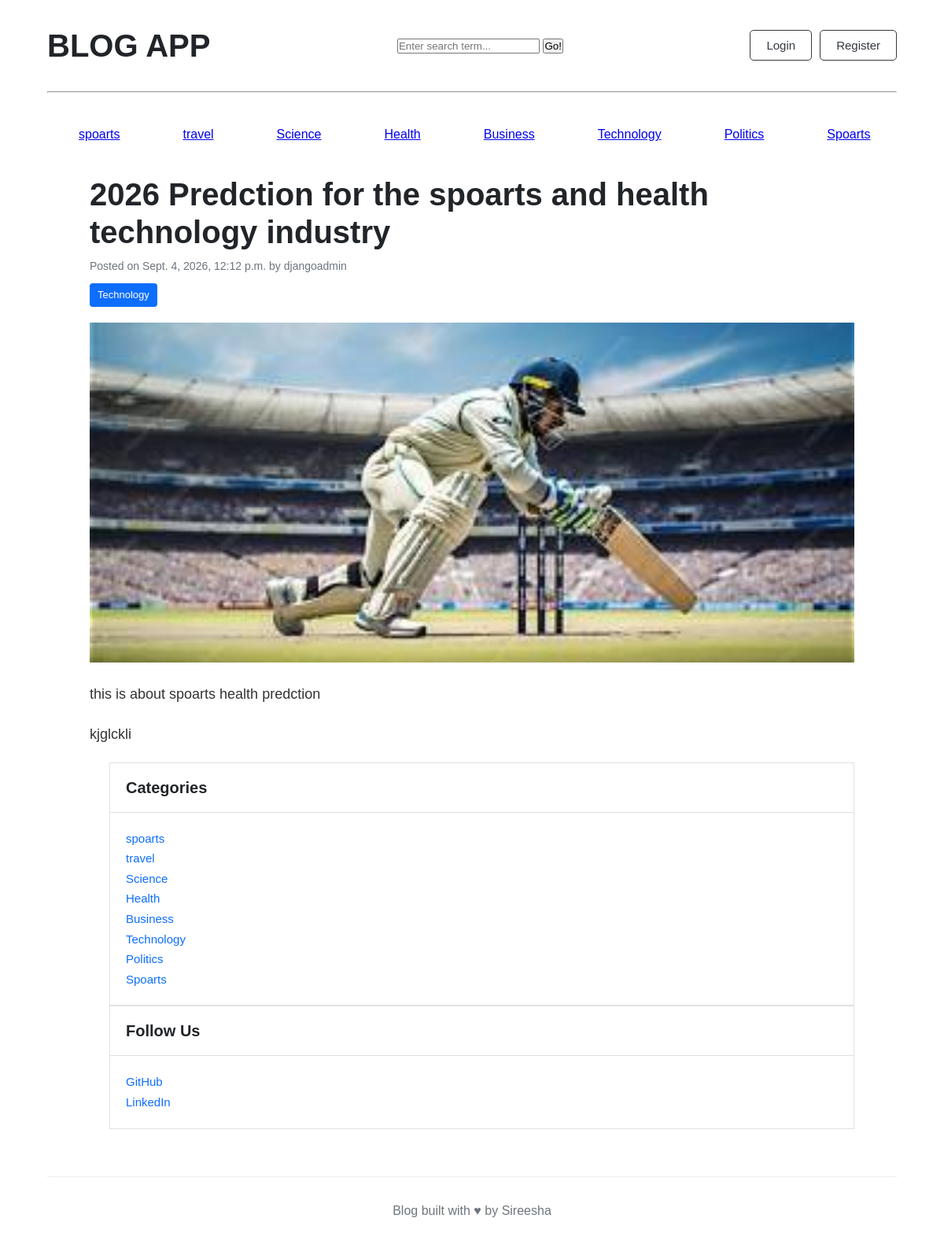
The page /2026-predction-for-the-spoarts-and-health-technology-industry on the database its author committed.
### blogs/models.py (models this page shows, shortened)
class category(models.Model):
    category_name = models.CharField(max_length = 40,unique = True)
    created_at = models.DateTimeField(auto_now_add=True)
    updated_at = models.DateTimeField(auto_now = True)
    class Meta:
        verbose_name_plural='categories'
    def __str__(self):
        return self.category_name

class Blog(models.Model):
    title = models.CharField(max_length=100)
    slug = models.SlugField(max_length=150, unique=True, blank=True)
    category = models.ForeignKey(category, on_delete=models.CASCADE)
    author = models.ForeignKey(User, on_delete=models.CASCADE)
    featured_image = models.ImageField(upload_to='uploads/%Y/%m/%d')
    short_description = models.TextField(max_length=500)
    blog_body = models.TextField(max_length=2000)
    status = models.CharField(max_length=20, choices=STATUS_CHOICES, default="Draft")
    is_featured = models.BooleanField(default=False)
    created_at = models.DateTimeField(auto_now_add=True)
    updated_at = models.DateTimeField(auto_now=True)

### blogs/views.py (the view)
# urls.py: path('<slug:slug>',views.single_blog,name='single_blog'),
def single_blog(req,slug):
    slug_data = get_object_or_404(Blog,slug=slug)
    return render(req,'blogs.html',{'slug_data':slug_data})

### blogs/context_processors.py (called while the page is built)
def get_categories(request):
    categories = category.objects.all()
    return dict(categories=categories)

def searching(request):
    keyword = request.GET.get('keyword')
    print(keyword)
    return dict(keyword = keyword)

### blogs/Templates/blogs.html
{% extends 'base.html' %}
{% block content %}
<div class="container blog-detail-container mt-5">
    <div class="row">
        <div class="col-lg-8">
            <article>
                <header class="mb-4">
                    <h1 class="fw-bolder mb-1">
                        {{ slug_data.title }}
                    </h1>
                    <div class="text-muted fst-italic mb-2">
                        Posted on {{ slug_data.created_at }}
                        by {{ slug_data.author }}
                    </div>
                    <a
                        class="badge bg-primary text-decoration-none"
                        href="#"
                    >
                        {{ slug_data.category }}
                    </a>
                </header>
                <figure class="mb-4">
                    <img
                        class="img-fluid"
                        src="{{ slug_data.featured_image.url }}"
                        alt="{{ slug_data.title }}"
                    >
                </figure>
                <section class="mb-5">
                    <p class="fs-5 mb-4">
                        {{ slug_data.short_description }}
                    </p>
                    <p class="fs-5 mb-4">
                        {{ slug_data.blog_body }}
                    </p>
                </section>
            </article>
        </div>
        <div class="col-lg-4 sidebar">
            <div class="card mb-4">
                <div class="card-header">
                    Categories
                </div>
                <div class="card-body">
                    <div class="row">
                        {% for cat in categories %}
                        <div class="col-sm-6 mb-2">
                            <a href="{% url 'category_pages' cat.id %}">
                                {{ cat.category_name }}
                            </a>
                        </div>
                        {% endfor %}
                    </div>
                </div>
            </div>
            <div class="card mb-4">
                <div class="card-header">
                    Follow Us
                </div>
                <div class="card-body">
                    <ul class="list-unstyled mb-0">
                        <li class="mb-2">
                            <a href="#">
                                GitHub
                            </a>
                        </li>
                        <li>
                            <a href="#">
                                LinkedIn
                            </a>
                        </li>
                    </ul>
                </div>
            </div>
        </div>
    </div>
</div>
{% endblock %}

### blogs/Templates/base.html (shortened to what this page needs)
{% load static %}
<!DOCTYPE html>
<html lang="en">
<head>
<link rel="stylesheet" href="{% static 'css/blog.css' %}">
</head>
<body>
<main class="container">
    <div class="nav">
       <h2>BLOG APP</h2>
            <div class="card mb-4">
                <div class="card-body">
                    <form method="GET" action="{% url 'search'%}">
                        <div class="input-group">
                            <input class="form-control" type="text" value="{{keyword|default:''}}" name="keyword" placeholder="Enter search term...">
                            <button class="btn btn-primary"type="submit">
                                Go!
                            </button>
                        </div>
                    </form>
                </div>
            </div>
        <div class="buttons">
        <button>Login</button>
        <button>Register</button>
    </div>
</div>
<hr>
<div class="topics">
            {% for topic in  categories %}
               <a href="{% url 'category_pages' topic.id%}" style="margin:40px">{{topic.category_name}}</a>
            {% endfor %}
</div>
 {% block content %}
 {% endblock %}
<footer>
    <p>
        Blog built with ♥ by Sireesha
    </p>
</footer>
</body>
</html>

### blogs/static/css/blog.css (style rules this page uses)
* { box-sizing: border-box; margin: 0; padding: 0; }
body { font-family: Arial, Helvetica, sans-serif; background-color: #ffffff; color: #212529; line-height: 1.6; }
.nav { display: flex; align-items: center; justify-content: space-between; padding: 25px 0; }
.nav h2 { font-size: 40px; font-weight: bold; }
.buttons { display: flex; gap: 10px; }
.buttons button { padding: 10px 20px; border: 1px solid #343a40; border-radius: 5px; background-color: white; color: #343a40; font-size: 15px; cursor: pointer; }
.topics { display:flex }
.container { width: 90%; max-width: 1140px; margin: 0 auto; }
.card-body { padding: 20px 10px; }
footer { margin-top: 60px; padding: 30px; border-top: 1px solid #eeeeee; text-align: center; color: #6c757d; }
* { box-sizing: border-box; }
.blog-detail-container { max-width: 1140px; }
.blog-detail-container article { width: 100%; }
.blog-detail-container article h1 { font-size: 40px; font-weight: 700; line-height: 1.2; color: #212529; margin-bottom: 8px; }
.blog-detail-container article .text-muted { font-size: 14px; color: #6c757d !important; margin-bottom: 10px; }
.blog-detail-container article .badge { display: inline-block; background-color: #0d6efd !important; color: #ffffff !important; font-size: 13px; font-weight: 500; padding: 5px 10px; border-radius: 4px; text-decoration: none; }
.blog-detail-container article figure { width: 100%; margin: 20px 0 25px 0; }
.blog-detail-container article figure img { width: 100%; aspect-ratio: 900 / 400; object-fit: cover; display: block; border-radius: 0 !important; }
.blog-detail-container article section { margin-top: 10px; }
.blog-detail-container article section p { font-size: 18px; line-height: 1.7; color: #333333; margin-bottom: 20px; }
.blog-detail-container .sidebar { padding-left: 25px; }
.blog-detail-container .card { background-color: #ffffff; border: 1px solid #dee2e6; border-radius: 0; box-shadow: none; }
.blog-detail-container .card-header { background-color: #ffffff; border-bottom: 1px solid #dee2e6; color: #212529; font-size: 20px; font-weight: 600; padding: 15px 20px; }
.blog-detail-container .card-body { padding: 20px; }
.blog-detail-container .card .row { margin-left: -8px; margin-right: -8px; }
.blog-detail-container .card .row > div { padding-left: 8px; padding-right: 8px; }
.blog-detail-container .card a { color: #0d6efd; text-decoration: none; font-size: 15px; }
.blog-detail-container .card ul { padding: 0; margin: 0; }
.blog-detail-container .card ul li { list-style: none; }
.blog-detail-container .card ul li a { color: #0d6efd; }

### rows shown on the page
category: category_name "spoarts"
category: category_name "travel"
category: category_name "Science"
category: category_name "Health"
category: category_name "Business"
category: category_name "Technology"
category: category_name "Politics"
category: category_name "Spoarts"
Blog: title "2026 Predction for the spoarts and health technology industry", created_at "Sept. 4, 2026, 12:12 p.m.", author "djangoadmin", category "Technology", featured_image (picture), short_description "this is about spoarts health predction", blog_body "kjglckli"
